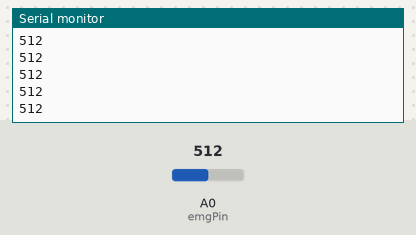
Bench run of a sketch on a simulated Arduino Uno, built with avr-gcc and run on an emulated ATmega328P. Parts: the last lines printed to the serial monitor. The test bench sets the inputs (shaded band); at power-on: A0 (emgPin) = 512.

Above: at 1.2 s.
1.3 s: A0 (emgPin) set to 716
At 1.9 s:
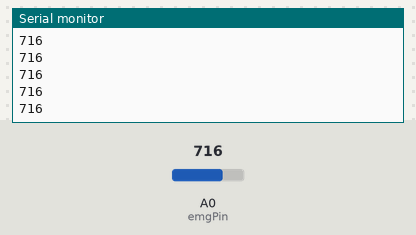
2.8 s: A0 (emgPin) set to 900
At 3.4 s:
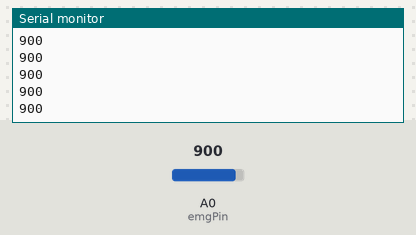
Timing chart, 0 to 5.8 s (numbered marks = the images above; inputs shaded):
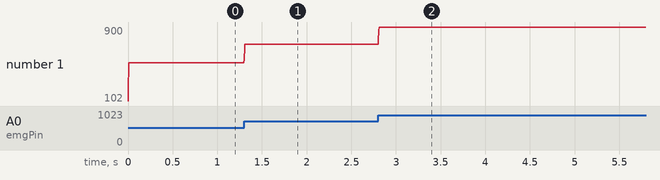

The sketch:

serial_communication_THESIS.ino
```cpp
const int emgPin = A0;
const int sampleRate = 500;
const int delayTime = 1000 / sampleRate;

const int numSamples = 5;
int readings[numSamples];
int indexReadings = 0;
long sum = 0;
int average = 0;

void setup() {
  Serial.begin(115200);
  pinMode(emgPin, INPUT);

  for (int i = 0; i < numSamples; i++) {
    readings[i] = 0;
  }

  Serial.println("START");
}

void loop() {

  int actualReadings = analogRead(emgPin);

  sum = sum - readings[indexReadings];
  readings[indexReadings] = actualReadings;
  sum = sum + readings[indexReadings];
  indexReadings = (indexReadings + 1) % numSamples;

  average = sum / numSamples;

  Serial.println(average);

  delay(delayTime);
}
```

Measured:
- after the input at 1.3 s, the serial monitor: prints a new line at once (image 1)
- after the input at 2.8 s, the serial monitor: prints a new line at once (image 2)
- plotted number 1: 512 → 716 after the input at 1.3 s, 716 → 900 after the input at 2.8 s
